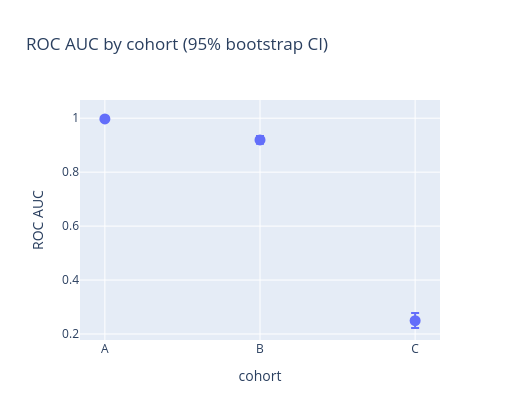

Notebook code cell kept with this figure:
### Code cell
# Per-cohort estimates with their CIs as asymmetric error bars — bootstrap_ci's
# Polars frame feeds plotly.express directly; the error bars are just columns.
auc_err = auc_by.with_columns(
    err_hi=pl.col("high") - pl.col("estimate"),
    err_lo=pl.col("estimate") - pl.col("low"),
)
fig = px.scatter(
    auc_err, x="cohort", y="estimate", error_y="err_hi", error_y_minus="err_lo",
    title="ROC AUC by cohort (95% bootstrap CI)", labels={"estimate": "ROC AUC"},
)
fig.update_traces(marker_size=11)
fig.update_layout(width=520, height=420)
fig

### Figure 1 — Plotly figure (JSON) as saved in the notebook; plotly's stock layout.template omitted (floating-point values rounded to 4 significant figures)
{"data": [{"error_y": {"array": [0.001233, 0.01464, 0.02825], "arrayminus": [0.001801, 0.01387, 0.02733]}, "hovertemplate": "cohort=%{x}<br>ROC AUC=%{y}<extra></extra>", "legendgroup": "", "marker": {"color": "#636efa", "size": 11, "symbol": "circle"}, "mode": "markers", "name": "", "orientation": "v", "showlegend": false, "type": "scatter", "x": ["A", "B", "C"], "xaxis": "x", "y": [0.9975, 0.9194, 0.2496], "yaxis": "y"}], "layout": {"height": 420, "legend": {"tracegroupgap": 0}, "title": {"text": "ROC AUC by cohort (95% bootstrap CI)"}, "width": 520, "xaxis": {"anchor": "y", "domain": [0.0, 1.0], "title": {"text": "cohort"}}, "yaxis": {"anchor": "x", "domain": [0.0, 1.0], "title": {"text": "ROC AUC"}}}}
